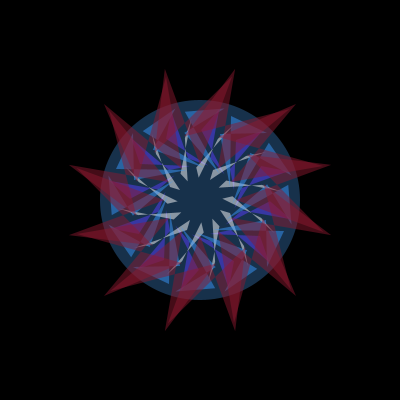
Frame 1 (no input)
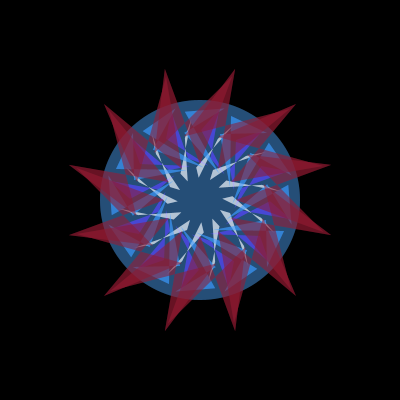
Frame 2 (the mouse pressed at the canvas centre, redrawn once)

The Processing sketch that drew these frames (run headless with seeded random() and noise(); the mouse was pressed at the canvas centre and the sketch redrawn once):

// Processing sketch: processing_85618
// ── processing_85618.pde

void setup()
{
  size(400,400);
  background(0);
}

void draw()
{
  noStroke();
  fill(57,120,183,105);
  ellipse(200,200,200,200);
  
  fill(88,61,255,125);
  translate(width/2, height/2);
for (int i=0;i<360;i+=30){
rotate(radians(30));
quad(10, 34, 31, 30, 69, 62, 60, 36);}

  fill(255,255,255,125);
for (int i=0;i<360;i+=30){
rotate(radians(30));
quad(20, 10, 30, 13, 48, 66, 44, 46);}

  fill(57,154,255,125);
for (int i=0;i<360;i+=30){
rotate(radians(30));
quad(13, 30, 84, 31, 67, 67, 66, 20);}

  fill(138,25,46,125);
for (int i=0;i<360;i+=30){
rotate(radians(30));
quad(18, 31, 34, 123, 63, 18, 96, 96);}
  
  noLoop();
}
